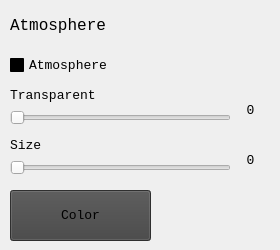
    <widget class="QWidget" name="tab_8">
     <attribute name="title">
      <string/>
     </attribute>
     <widget class="QCheckBox" name="checkAtmo">
      <property name="geometry">
       <rect>
        <x>10</x>
        <y>50</y>
        <width>221</width>
        <height>31</height>
       </rect>
      </property>
      <property name="palette">
       <palette>
        <active>
         <colorrole role="Button">
          <brush brushstyle="SolidPattern">
           <color alpha="255">
            <red>0</red>
            <green>0</green>
            <blue>0</blue>
           </color>
          </brush>
         </colorrole>
         <colorrole role="Base">
          <brush brushstyle="SolidPattern">
           <color alpha="255">
            <red>0</red>
            <green>0</green>
            <blue>0</blue>
           </color>
          </brush>
         </colorrole>
         <colorrole role="Window">
          <brush brushstyle="SolidPattern">
           <color alpha="255">
            <red>0</red>
            <green>0</green>
            <blue>0</blue>
           </color>
          </brush>
         </colorrole>
        </active>
        <inactive>
         <colorrole role="Button">
          <brush brushstyle="SolidPattern">
           <color alpha="255">
            <red>0</red>
            <green>0</green>
            <blue>0</blue>
           </color>
          </brush>
         </colorrole>
         <colorrole role="Base">
          <brush brushstyle="SolidPattern">
           <color alpha="255">
            <red>0</red>
            <green>0</green>
            <blue>0</blue>
           </color>
          </brush>
         </colorrole>
         <colorrole role="Window">
          <brush brushstyle="SolidPattern">
           <color alpha="255">
            <red>0</red>
            <green>0</green>
            <blue>0</blue>
           </color>
          </brush>
         </colorrole>
        </inactive>
        <disabled>
         <colorrole role="Button">
          <brush brushstyle="SolidPattern">
           <color alpha="255">
            <red>0</red>
            <green>0</green>
            <blue>0</blue>
           </color>
          </brush>
         </colorrole>
         <colorrole role="Base">
          <brush brushstyle="SolidPattern">
           <color alpha="255">
            <red>0</red>
            <green>0</green>
            <blue>0</blue>
           </color>
          </brush>
         </colorrole>
         <colorrole role="Window">
          <brush brushstyle="SolidPattern">
           <color alpha="255">
            <red>0</red>
            <green>0</green>
            <blue>0</blue>
           </color>
          </brush>
         </colorrole>
        </disabled>
       </palette>
      </property>
      <property name="font">
       <font>
        <family>Consolas</family>
        <pointsize>10</pointsize>
       </font>
      </property>
      <property name="text">
       <string>Atmosphere</string>
      </property>
     </widget>
     <widget class="QLabel" name="label_25">
      <property name="geometry">
       <rect>
        <x>10</x>
        <y>80</y>
        <width>231</width>
        <height>31</height>
       </rect>
      </property>
      <property name="palette">
       <palette>
        <active>
         <colorrole role="Button">
          <brush brushstyle="SolidPattern">
           <color alpha="255">
            <red>0</red>
            <green>0</green>
            <blue>0</blue>
           </color>
          </brush>
         </colorrole>
         <colorrole role="Base">
          <brush brushstyle="SolidPattern">
           <color alpha="255">
            <red>0</red>
            <green>0</green>
            <blue>0</blue>
           </color>
          </brush>
         </colorrole>
         <colorrole role="Window">
          <brush brushstyle="SolidPattern">
           <color alpha="255">
            <red>0</red>
            <green>0</green>
            <blue>0</blue>
           </color>
          </brush>
         </colorrole>
        </active>
        <inactive>
         <colorrole role="Button">
          <brush brushstyle="SolidPattern">
           <color alpha="255">
            <red>0</red>
            <green>0</green>
            <blue>0</blue>
           </color>
          </brush>
         </colorrole>
         <colorrole role="Base">
          <brush brushstyle="SolidPattern">
           <color alpha="255">
            <red>0</red>
            <green>0</green>
            <blue>0</blue>
           </color>
          </brush>
         </colorrole>
         <colorrole role="Window">
          <brush brushstyle="SolidPattern">
           <color alpha="255">
            <red>0</red>
            <green>0</green>
            <blue>0</blue>
           </color>
          </brush>
         </colorrole>
        </inactive>
        <disabled>
         <colorrole role="Button">
          <brush brushstyle="SolidPattern">
           <color alpha="255">
            <red>0</red>
            <green>0</green>
            <blue>0</blue>
           </color>
          </brush>
         </colorrole>
         <colorrole role="Base">
          <brush brushstyle="SolidPattern">
           <color alpha="255">
            <red>0</red>
            <green>0</green>
            <blue>0</blue>
           </color>
          </brush>
         </colorrole>
         <colorrole role="Window">
          <brush brushstyle="SolidPattern">
           <color alpha="255">
            <red>0</red>
            <green>0</green>
            <blue>0</blue>
           </color>
          </brush>
         </colorrole>
        </disabled>
       </palette>
      </property>
      <property name="font">
       <font>
        <family>Consolas</family>
        <pointsize>10</pointsize>
       </font>
      </property>
      <property name="text">
       <string>Transparent</string>
      </property>
     </widget>
     <widget class="QSlider" name="sliderAtmoTransparent">
      <property name="geometry">
       <rect>
        <x>10</x>
        <y>110</y>
        <width>221</width>
        <height>16</height>
       </rect>
      </property>
      <property name="minimum">
       <number>0</number>
      </property>
      <property name="maximum">
       <number>10</number>
      </property>
      <property name="orientation">
       <enum>Qt::Horizontal</enum>
      </property>
      <property name="invertedAppearance">
       <bool>false</bool>
      </property>
      <property name="invertedControls">
       <bool>false</bool>
      </property>
     </widget>
     <widget class="QLabel" name="label_33">
      <property name="geometry">
       <rect>
        <x>10</x>
        <y>130</y>
        <width>231</width>
        <height>31</height>
       </rect>
      </property>
      <property name="palette">
       <palette>
        <active>
         <colorrole role="Button">
          <brush brushstyle="SolidPattern">
           <color alpha="255">
            <red>0</red>
            <green>0</green>
            <blue>0</blue>
           </color>
          </brush>
         </colorrole>
         <colorrole role="Base">
          <brush brushstyle="SolidPattern">
           <color alpha="255">
            <red>0</red>
            <green>0</green>
            <blue>0</blue>
           </color>
          </brush>
         </colorrole>
         <colorrole role="Window">
          <brush brushstyle="SolidPattern">
           <color alpha="255">
            <red>0</red>
            <green>0</green>
            <blue>0</blue>
           </color>
          </brush>
         </colorrole>
        </active>
        <inactive>
         <colorrole role="Button">
          <brush brushstyle="SolidPattern">
           <color alpha="255">
            <red>0</red>
            <green>0</green>
            <blue>0</blue>
           </color>
          </brush>
         </colorrole>
         <colorrole role="Base">
          <brush brushstyle="SolidPattern">
           <color alpha="255">
            <red>0</red>
            <green>0</green>
            <blue>0</blue>
           </color>
          </brush>
         </colorrole>
         <colorrole role="Window">
          <brush brushstyle="SolidPattern">
           <color alpha="255">
            <red>0</red>
            <green>0</green>
            <blue>0</blue>
           </color>
          </brush>
         </colorrole>
        </inactive>
        <disabled>
         <colorrole role="Button">
          <brush brushstyle="SolidPattern">
           <color alpha="255">
            <red>0</red>
            <green>0</green>
            <blue>0</blue>
           </color>
          </brush>
         </colorrole>
         <colorrole role="Base">
          <brush brushstyle="SolidPattern">
           <color alpha="255">
            <red>0</red>
            <green>0</green>
            <blue>0</blue>
           </color>
          </brush>
         </colorrole>
         <colorrole role="Window">
          <brush brushstyle="SolidPattern">
           <color alpha="255">
            <red>0</red>
            <green>0</green>
            <blue>0</blue>
           </color>
          </brush>
         </colorrole>
        </disabled>
       </palette>
      </property>
      <property name="font">
       <font>
        <family>Consolas</family>
        <pointsize>10</pointsize>
       </font>
      </property>
      <property name="text">
       <string>Size</string>
      </property>
     </widget>
     <widget class="QSlider" name="sliderAtmoSize">
      <property name="geometry">
       <rect>
        <x>10</x>
        <y>160</y>
        <width>221</width>
        <height>16</height>
       </rect>
      </property>
      <property name="minimum">
       <number>1</number>
      </property>
      <property name="maximum">
       <number>10</number>
      </property>
      <property name="orientation">
       <enum>Qt::Horizontal</enum>
      </property>
      <property name="invertedAppearance">
       <bool>false</bool>
      </property>
      <property name="invertedControls">
       <bool>false</bool>
      </property>
     </widget>
     <widget class="QPushButton" name="btnColorAtmo">
      <property name="geometry">
       <rect>
        <x>10</x>
        <y>190</y>
        <width>141</width>
        <height>51</height>
       </rect>
      </property>
      <property name="font">
       <font>
        <family>Consolas</family>
        <pointsize>10</pointsize>
       </font>
      </property>
      <property name="styleSheet">
       <string notr="true">QPushButton{background-color: rgb(66,66,66);}</string>
      </property>
      <property name="text">
       <string>Color</string>
      </property>
     </widget>
     <widget class="QLabel" name="label_35">
      <property name="geometry">
       <rect>
        <x>230</x>
        <y>100</y>
        <width>41</width>
        <height>21</height>
       </rect>
      </property>
      <property name="palette">
       <palette>
        <active>
         <colorrole role="Button">
          <brush brushstyle="SolidPattern">
           <color alpha="255">
            <red>0</red>
            <green>0</green>
            <blue>0</blue>
           </color>
          </brush>
         </colorrole>
         <colorrole role="Base">
          <brush brushstyle="SolidPattern">
           <color alpha="255">
            <red>0</red>
            <green>0</green>
            <blue>0</blue>
           </color>
          </brush>
         </colorrole>
         <colorrole role="Window">
          <brush brushstyle="SolidPattern">
           <color alpha="255">
            <red>0</red>
            <green>0</green>
            <blue>0</blue>
           </color>
          </brush>
         </colorrole>
        </active>
        <inactive>
         <colorrole role="Button">
          <brush brushstyle="SolidPattern">
           <color alpha="255">
            <red>0</red>
            <green>0</green>
            <blue>0</blue>
           </color>
          </brush>
         </colorrole>
         <colorrole role="Base">
          <brush brushstyle="SolidPattern">
           <color alpha="255">
            <red>0</red>
            <green>0</green>
            <blue>0</blue>
           </color>
          </brush>
         </colorrole>
         <colorrole role="Window">
          <brush brushstyle="SolidPattern">
           <color alpha="255">
            <red>0</red>
            <green>0</green>
            <blue>0</blue>
           </color>
          </brush>
         </colorrole>
        </inactive>
        <disabled>
         <colorrole role="Button">
          <brush brushstyle="SolidPattern">
           <color alpha="255">
            <red>0</red>
            <green>0</green>
            <blue>0</blue>
           </color>
          </brush>
         </colorrole>
         <colorrole role="Base">
          <brush brushstyle="SolidPattern">
           <color alpha="255">
            <red>0</red>
            <green>0</green>
            <blue>0</blue>
           </color>
          </brush>
         </colorrole>
         <colorrole role="Window">
          <brush brushstyle="SolidPattern">
           <color alpha="255">
            <red>0</red>
            <green>0</green>
            <blue>0</blue>
           </color>
          </brush>
         </colorrole>
        </disabled>
       </palette>
      </property>
      <property name="font">
       <font>
        <family>Consolas</family>
        <pointsize>10</pointsize>
       </font>
      </property>
      <property name="text">
       <string notr="true">0</string>
      </property>
      <property name="alignment">
       <set>Qt::AlignCenter</set>
      </property>
     </widget>
     <widget class="QLabel" name="label_34">
      <property name="geometry">
       <rect>
        <x>230</x>
        <y>150</y>
        <width>41</width>
        <height>21</height>
       </rect>
      </property>
      <property name="palette">
       <palette>
        <active>
         <colorrole role="Button">
          <brush brushstyle="SolidPattern">
           <color alpha="255">
            <red>0</red>
            <green>0</green>
            <blue>0</blue>
           </color>
          </brush>
         </colorrole>
         <colorrole role="Base">
          <brush brushstyle="SolidPattern">
           <color alpha="255">
            <red>0</red>
            <green>0</green>
            <blue>0</blue>
           </color>
          </brush>
         </colorrole>
         <colorrole role="Window">
          <brush brushstyle="SolidPattern">
           <color alpha="255">
            <red>0</red>
            <green>0</green>
            <blue>0</blue>
           </color>
          </brush>
         </colorrole>
        </active>
        <inactive>
         <colorrole role="Button">
          <brush brushstyle="SolidPattern">
           <color alpha="255">
            <red>0</red>
            <green>0</green>
            <blue>0</blue>
           </color>
          </brush>
         </colorrole>
         <colorrole role="Base">
          <brush brushstyle="SolidPattern">
           <color alpha="255">
            <red>0</red>
            <green>0</green>
            <blue>0</blue>
           </color>
          </brush>
         </colorrole>
         <colorrole role="Window">
          <brush brushstyle="SolidPattern">
           <color alpha="255">
            <red>0</red>
            <green>0</green>
            <blue>0</blue>
           </color>
          </brush>
         </colorrole>
        </inactive>
        <disabled>
         <colorrole role="Button">
          <brush brushstyle="SolidPattern">
           <color alpha="255">
            <red>0</red>
            <green>0</green>
            <blue>0</blue>
           </color>
          </brush>
         </colorrole>
         <colorrole role="Base">
          <brush brushstyle="SolidPattern">
           <color alpha="255">
            <red>0</red>
            <green>0</green>
            <blue>0</blue>
           </color>
          </brush>
         </colorrole>
         <colorrole role="Window">
          <brush brushstyle="SolidPattern">
           <color alpha="255">
            <red>0</red>
            <green>0</green>
            <blue>0</blue>
           </color>
          </brush>
         </colorrole>
        </disabled>
       </palette>
      </property>
      <property name="font">
       <font>
        <family>Consolas</family>
        <pointsize>10</pointsize>
       </font>
      </property>
      <property name="text">
       <string notr="true">0</string>
      </property>
      <property name="alignment">
       <set>Qt::AlignCenter</set>
      </property>
     </widget>
     <widget class="QLabel" name="label_43">
      <property name="geometry">
       <rect>
        <x>10</x>
        <y>10</y>
        <width>210</width>
        <height>30</height>
       </rect>
      </property>
      <property name="font">
       <font>
        <family>Consolas</family>
        <pointsize>12</pointsize>
        <kerning>true</kerning>
       </font>
      </property>
      <property name="text">
       <string>Atmosphere</string>
      </property>
     </widget>
    </widget>
